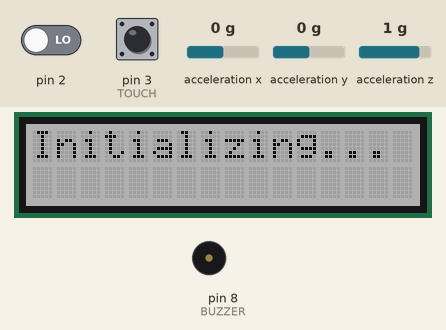
Bench run of a sketch on a simulated Arduino Mega 2560, built with avr-gcc and run on an emulated ATmega2560. On the bench: 16×2 character LCD, buzzer (waves = sounding, pin HIGH). Inputs (shaded band) come from the test bench; at power-on: acceleration z 1 g, pin 3 (TOUCH) LOW, pin 2 LOW, acceleration x 0 g, acceleration y 0 g. WiFi joins after 1.5 s; servers stay silent unless stated; uploads are accepted with an empty reply; what the sketch prints to the serial monitor is not drawn.

Above: at 2.7 s.
2.8 s: acceleration z set to 0.2 g
4.3 s: acceleration z set to -0.1 g
At 5.3 s:
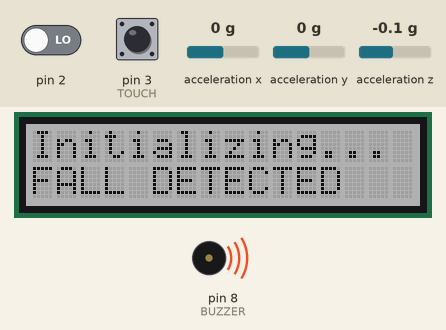
5.8 s: pin 3 (TOUCH) pulled HIGH for 0.15 s
At 6.2 s:
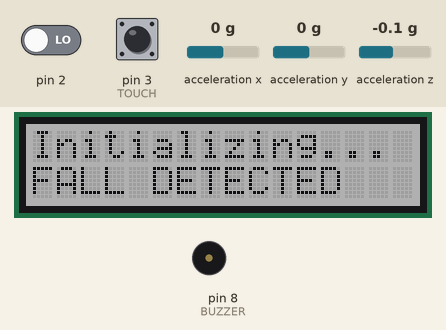
Timing chart, 0 to 8.8 s (numbered marks = the images above; inputs shaded):
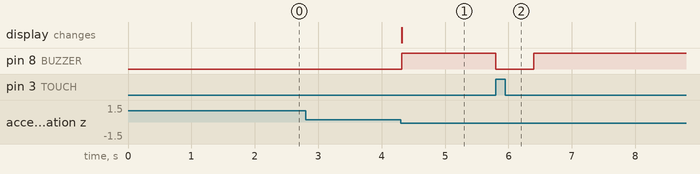

The sketch:

ArduinoSource.ino
```cpp
#include <Wire.h>
#include "rgb_lcd.h"
#include <SPI.h>
#include <SparkFunLSM6DS3.h>
#include "WiFiEsp.h"

#define BUZZER 8
#define TOUCH 3

#ifndef HAVE_HWSERIAL1
#include "SoftwareSerial.h"
SoftwareSerial Serial1(10, 11); // RX, TX
#endif

LSM6DS3 myIMU;
rgb_lcd lcd;
WiFiEspClient client;


char ssid[] = "ASUS"; // your network SSID (name)
char pass[] = "aquaticviolin678"; // your network password
int status = WL_IDLE_STATUS; // the Wifi radio's status
char server[] = "3.135.9.11";

const int colorR = 155;
const int colorG = 155;
const int colorB = 155;

unsigned char counter;
unsigned long temp[21];
unsigned long sub;
bool data_effect=true;
int heart_rate=0;//the measurement result of heart rate
float fall = 0.1;
bool updated = false;
bool hasFallen = false;
bool changed = false;


const int max_heartpluse_duty = 2000;//you can change it follow your system's request.
                        //2000 meams 2 seconds. System return error
                        //if the duty overtrip 2 second.
void printWifiStatus()
{
    // print the SSID of the network you're attached to
    Serial.print("SSID: ");
    Serial.println(WiFi.SSID());
    // print your WiFi shield's IP address
    IPAddress ip = WiFi.localIP();
    Serial.print("IP Address: ");
    Serial.println(ip);
    // print the received signal strength
    long rssi = WiFi.RSSI();
    Serial.print("Signal strength (RSSI):");
    Serial.print(rssi);
    Serial.println(" dBm");
}
void interrupt()
{
    temp[counter]=millis();
    switch(counter)
    {
        case 0:
            sub=temp[counter]-temp[20];
            break;
        default:
            sub=temp[counter]-temp[counter-1];
            break;
    }
    if(sub>max_heartpluse_duty)//set 2 seconds as max heart pluse duty
    {
        data_effect=0;//sign bit
        counter=0;
        Serial.println("Heart rate measure error,test will restart!" );
        arrayInit();
    }
    if (counter==20&&data_effect)
    {
        counter=0;
        sum();
    }
    else if(counter!=20&&data_effect){
      counter++;
    }

    else
    {
        counter=0;
        data_effect=1;
    }
    Serial.println(counter);
}

void sum()
{
 if(data_effect)
    {
      heart_rate=1200000/(temp[20]-temp[0]);//60*20*1000/20_total_time

      Serial.println(heart_rate);
      updated = true;
    }
   data_effect=1;//sign bit
}

/*Function: Initialization for the array(temp)*/
void arrayInit()
{
    for(unsigned char i=0;i < 20;i ++)
    {
        temp[i]=0;
    }
    temp[20]=millis();
}

bool touched() {
  int sensorValue = digitalRead(TOUCH);
  return sensorValue == 1;
}

void turnOffAlarm(){
    digitalWrite(BUZZER,LOW);
    hasFallen = false;
    changed = true;
    Serial.println("turned off");
}

void setup()
{
    Serial.begin(115200);
    Serial1.begin(115200);
    pinMode(BUZZER, OUTPUT);
    pinMode(TOUCH, INPUT);
    lcd.begin(16, 2);
    lcd.setRGB(colorR, colorG, colorB);
    myIMU.begin();
    arrayInit();
    attachInterrupt(0, interrupt, RISING);//set interrupt 0,digital port 2
    attachInterrupt(digitalPinToInterrupt(3), turnOffAlarm, RISING);
    lcd.print("Initializing...");

    WiFi.init(&Serial1);
    if (WiFi.status() == WL_NO_SHIELD) {
      Serial.println("WiFi shield not present");
      // don't continue
      while (true);
    }

    while ( status != WL_CONNECTED) {
        Serial.print("Attempting to connect to WPA SSID: ");
        Serial.println(ssid);
        // Connect to WPA/WPA2 network
        status = WiFi.begin(ssid, pass);
    }

    Serial.println("You're connected to the network");
    printWifiStatus();


}
void loop()
{
  if (heart_rate > 0 && updated){
    lcd.clear();
    lcd.print("Heart rate: ");
    lcd.print(heart_rate);
    updated = false;

    if (!client.connected()){
        Serial.println("Starting connection to server...");
        client.connect(server, 5000);
    }

    String get_request = "GET /RecordHeartRate?heartRate="+ String(heart_rate) + " HTTP/1.1\r\nHost: 18.221.147.67\r\nConnection: close\r\n\r\n";
    Serial.println(get_request);
    client.print(get_request);
    delay(500);
      while (client.available()) {
        char c = client.read();
        Serial.write(c);
      }
  }

  float zval = myIMU.readFloatAccelZ();
  float xval = myIMU.readFloatAccelX();
  float yval = myIMU.readFloatAccelY();

  if (zval < fall && xval < fall && yval < fall){
    hasFallen = true;
    changed = true;
    Serial.println("fallen");
  }

  if (hasFallen && changed){
    lcd.setCursor(0, 1);
    lcd.print("FALL DETECTED");
    digitalWrite(BUZZER, HIGH);
    changed = false;

    if (!client.connected()){
        Serial.println("Starting connection to server...");
        client.connect(server, 5000);
    }

    String get_request = "GET /RecordFall HTTP/1.1\r\nHost: 18.221.147.67\r\nConnection: close\r\n\r\n";
    client.print(get_request);
    delay(500);
      while (client.available()) {
        char c = client.read();
        Serial.write(c);
      }
  }
  else if (changed) {
    lcd.setCursor(0,1);
    lcd.print("                    ");
    digitalWrite(BUZZER,LOW);
  }

}
```

Measured:
- the behaviour switches between 0.1 and 0 g on acceleration z (found by bisection; images 0 and 1)
- after the input at 2.8 s, every drawn part: stays the same
- after the input at 4.3 s, pin 8 (BUZZER): LOW → HIGH at once; the display: changes at once (image 1)
- after the input at 5.8 s, pin 8 (BUZZER): HIGH → LOW at once, → HIGH 0.60 s later
